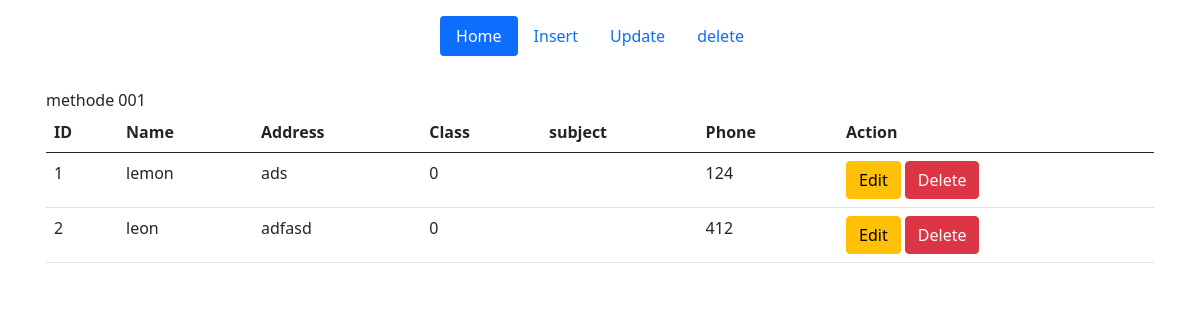
/crud/index.php, run on the app's committed database.
### tables this page shows
CREATE TABLE `student` (
  `sid` int(10) NOT NULL,
  `sname` varchar(30) NOT NULL,
  `saddress` varchar(100) NOT NULL,
  `sclass` int(10) NOT NULL,
  `sphone` int(10) NOT NULL
);

### crud/index.php (the view)
<?php
include_once("header.php");
include_once("connection.php");
$sql ="SELECT * FROM student";
$result = mysqli_query($conn,$sql) or die("query unsuccessfull");
?>
<div class="container shadow-none p-3 mb-5 bg-body-tertiary rounded">
 methode 001
  <table class="table">
  <thead>
    <tr>
      <th scope="col">ID</th>
      <th scope="col">Name</th>
      <th scope="col">Address</th>
      <th scope="col">Class</th>
      <th scope="col">subject</th>
      <th scope="col">Phone</th>
      <th scope="col">Action</th>
    </tr>
  </thead>
  <tbody>
    <?php  if($result) {
     while ($row = mysqli_fetch_assoc($result)) {
      $sid= $row['sid'];
      $sname= $row['sname'];
      $saddress= $row['saddress'];
      $ssubject= $row['ssubject'];
      $sclass= $row['sclass'];
      $sphone= $row['sphone'];
      echo'
      <tr>
          <td>'.$sid.'</td>
          <td>'.$sname.'</td>
          <td>'.$saddress.'</td>
          <td>'.$sclass.'</td>
          <td>'.$ssubject.'</td>
          <td>'.$sphone.'</td>
          <td>
            <button type="button" class="btn btn-warning">Edit</button>
            <button type="button" class="btn btn-danger">Delete <a href="/crud/delete.php"></a> </button>
          </td>
      </tr>
      '
     ;};
     }?>
        </tbody>
      </table>
</div>
<?php
include_once("footer.php");
?>

### data on the page
student: sid "1", sname "lemon", saddress "ads", sclass "0", sphone "124"
student: sid "2", sname "leon", saddress "adfasd", sclass "0", sphone "412"
